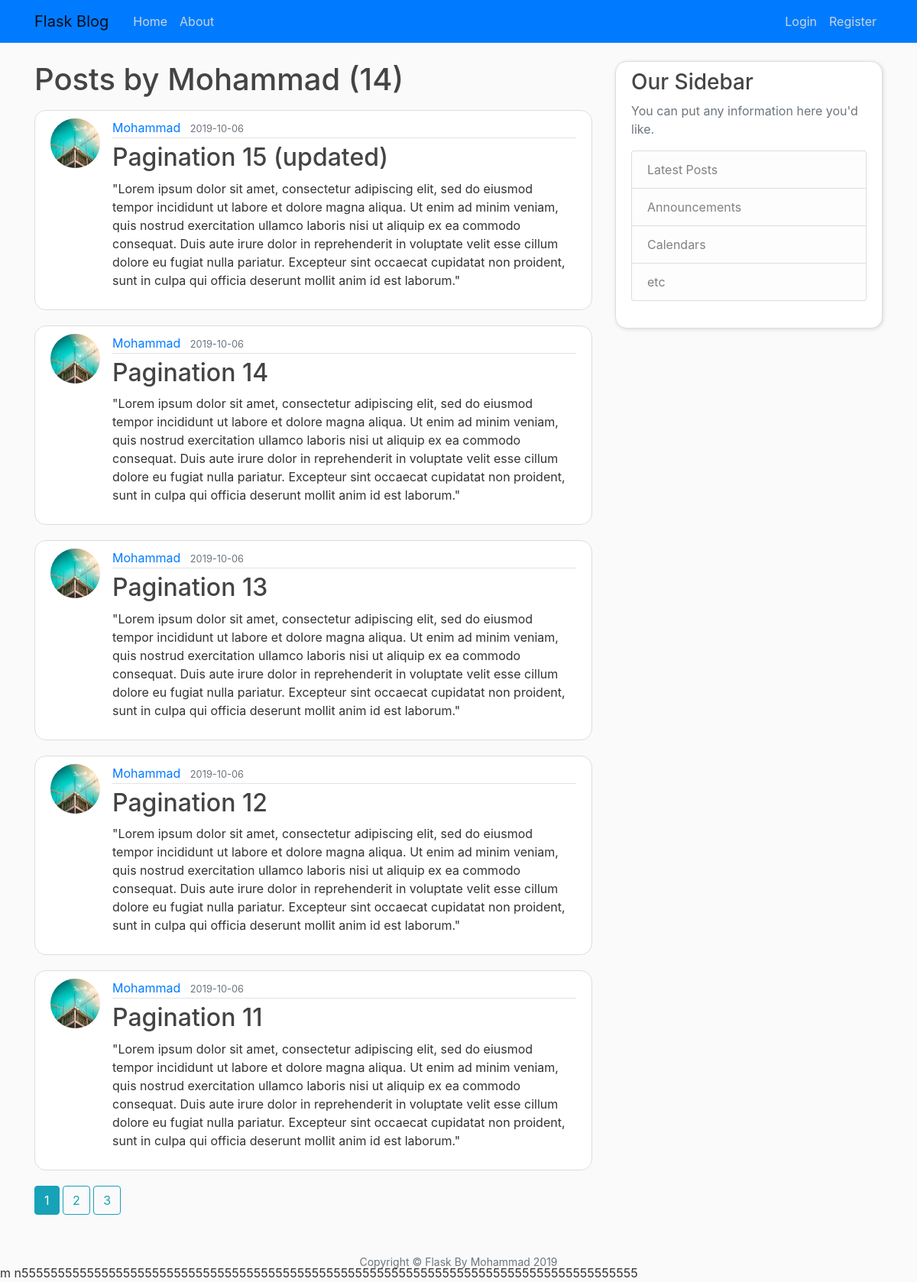
The page /user/Mohammad on the database its author committed.
### flaskblog/models.py (models this page shows, shortened)
class User(db.Model, UserMixin):
    id = db.Column(db.Integer, primary_key=True)
    username = db.Column(db.String(20), unique=True, nullable=False)
    email = db.Column(db.String(120), unique=True, nullable=False)
    image_file = db.Column(db.String(20), nullable=False, default='default.jpg')
    password = db.Column(db.String(60), nullable=False)
    posts = db.relationship('Post', backref='author', lazy=True)

class Post(db.Model):
    id = db.Column(db.Integer, primary_key=True)
    title = db.Column(db.String(100), nullable=False)
    date_posted = db.Column(db.DateTime, nullable=False, default=datetime.utcnow)
    content = db.Column(db.Text, nullable=False)
    user_id = db.Column(db.Integer, db.ForeignKey('user.id'), nullable=False)

### flaskblog/users/routes.py (the view)
@users.route("/user/<string:username>")
def user_posts(username):
    page = request.args.get('page', 1, type=int)
    user = User.query.filter_by(username=username).first_or_404()
    posts = Post.query.filter_by(author=user)\
        .order_by(Post.date_posted.desc())\
        .paginate(page=page, per_page=5)
    return render_template('user_posts.html', posts=posts, user=user)

### flaskblog/templates/user_posts.html
{% extends "layout.html" %}
{% block content %}
    <h1 class="mb-3">Posts by {{ user.username }} ({{ posts.total }})</h1>
    {% for post in posts.items %}
        <article class="media content-section">
            <img class="rounded-circle article-img" src="{{ url_for('static', filename='profile_pics/' + post.author.image_file) }}">
          <div class="media-body">
            <div class="article-metadata">
              <a class="mr-2" href="{{ url_for('posts.user_post', username = post.author.username) }}">{{ post.author.username }}</a>
              <small class="text-muted">{{ post.date_posted.strftime("%Y-%m-%d") }}</small>
            </div>
            <h2><a class="article-title" href="{{ url_for('posts.post', post_id=post.id) }}">{{ post.title }}</a></h2>
            <p class="article-content">{{ post.content }}</p>
          </div>
        </article>
    {% endfor %}
    {% for page_num in posts.iter_pages(left_edge=1, right_edge=1, left_current=1, right_current=2) %}
        {% if page_num %}
            {% if posts.page == page_num %}
                <a class="btn btn-info mb-4" href="{{ url_for('posts.user_post',username=user.username, page=page_num) }}">{{ page_num }}</a>
            {% else %}
                <a class="btn btn-outline-info mb-4" href="{{ url_for('posts.user_post',username=user.username, page=page_num) }}">{{ page_num }}</a>
            {% endif %}
        {% else %}
            ...
        {% endif %}
    {% endfor %}
{% endblock %}

### flaskblog/static/css/main.css (style rules this page uses)
body { background: #fafafa; color: #333333; margin-top: 5rem; }
h1, h2, h3, h4, h5, h6 { color: #444444; }
.content-section { background: #ffffff; padding: 10px 20px; border: 1px solid #dddddd; border-radius: 3px; margin-bottom: 20px; }
.article-title { color: #444444; }
.article-content { white-space: pre-line; }
.article-img { height: 65px; width: 65px; margin-right: 16px; }
.article-metadata { padding-bottom: 1px; margin-bottom: 4px; border-bottom: 1px solid #e3e3e3 }

### flaskblog/templates/layout.html (style rules this page uses)
.content-section { border-radius: 15px; }
h2 { line-height: 1.3; }

### rows shown on the page
User: username "Mohammad"
Post: image_file (picture), author.username "Mohammad", date_posted "2019-10-06", title "Pagination 15 (updated)", content "\"Lorem ipsum dolor sit amet, consectetur adipiscing elit, sed do eiusmod tempor incididunt ut labore et dolore magna aliqua. Ut enim ad minim veniam, quis nostrud exercitation ullamco laboris nisi ut aliquip ex ea commodo consequat. Duis aute irure dolor in reprehenderit in voluptate velit esse cillum dolore eu fugiat nulla pariatur. Excepteur sint occaecat cupidatat non proident, sunt in culpa qui officia deserunt mollit anim id est laborum.\""
Post: image_file (picture), author.username "Mohammad", date_posted "2019-10-06", title "Pagination 14", content "\"Lorem ipsum dolor sit amet, consectetur adipiscing elit, sed do eiusmod tempor incididunt ut labore et dolore magna aliqua. Ut enim ad minim veniam, quis nostrud exercitation ullamco laboris nisi ut aliquip ex ea commodo consequat. Duis aute irure dolor in reprehenderit in voluptate velit esse cillum dolore eu fugiat nulla pariatur. Excepteur sint occaecat cupidatat non proident, sunt in culpa qui officia deserunt mollit anim id est laborum.\""
Post: image_file (picture), author.username "Mohammad", date_posted "2019-10-06", title "Pagination 13", content "\"Lorem ipsum dolor sit amet, consectetur adipiscing elit, sed do eiusmod tempor incididunt ut labore et dolore magna aliqua. Ut enim ad minim veniam, quis nostrud exercitation ullamco laboris nisi ut aliquip ex ea commodo consequat. Duis aute irure dolor in reprehenderit in voluptate velit esse cillum dolore eu fugiat nulla pariatur. Excepteur sint occaecat cupidatat non proident, sunt in culpa qui officia deserunt mollit anim id est laborum.\""
Post: image_file (picture), author.username "Mohammad", date_posted "2019-10-06", title "Pagination 12", content "\"Lorem ipsum dolor sit amet, consectetur adipiscing elit, sed do eiusmod tempor incididunt ut labore et dolore magna aliqua. Ut enim ad minim veniam, quis nostrud exercitation ullamco laboris nisi ut aliquip ex ea commodo consequat. Duis aute irure dolor in reprehenderit in voluptate velit esse cillum dolore eu fugiat nulla pariatur. Excepteur sint occaecat cupidatat non proident, sunt in culpa qui officia deserunt mollit anim id est laborum.\""
Post: image_file (picture), author.username "Mohammad", date_posted "2019-10-06", title "Pagination 11", content "\"Lorem ipsum dolor sit amet, consectetur adipiscing elit, sed do eiusmod tempor incididunt ut labore et dolore magna aliqua. Ut enim ad minim veniam, quis nostrud exercitation ullamco laboris nisi ut aliquip ex ea commodo consequat. Duis aute irure dolor in reprehenderit in voluptate velit esse cillum dolore eu fugiat nulla pariatur. Excepteur sint occaecat cupidatat non proident, sunt in culpa qui officia deserunt mollit anim id est laborum.\""

### other values the page prints
{{ posts.total }} "14"
{{ page_num }} "1"
{{ page_num }} "2" "3"
